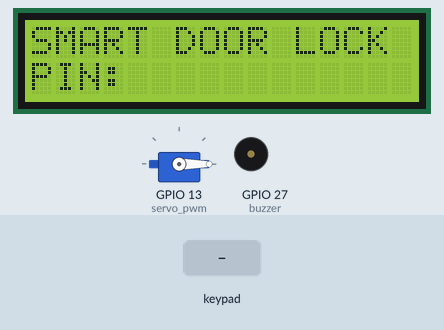
The program below on a simulated ESP32 board running MicroPython. On the bench: 16×2 character LCD, servo, buzzer (waves = sounding). Wiring (from the project's diagram.json): servo on GPIO 13, buzzer on GPIO 27. The inputs (shaded band) are chosen by the test bench. WiFi joins after 1.5 s; requests to the public web service named in the program get a made-up reply in its usual format after 0.4 s (London, UTC, broken clouds, 64 % humidity, 1013 hPa unless stated); servo angles are drawn from the pulse width (0.5 ms = 0°, 2.5 ms = 180°); library files of the repository ran but are not shown: i2c_lcd.py; what the program prints to the serial console is not drawn.

Above: at 3.8 s.
3.9 s: keypad keys 1 2 3 4 # pressed 0.4 s apart
At 7.1 s:
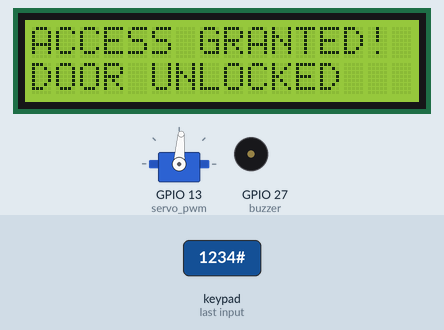
10.4 s: keypad keys 1 2 3 4 A pressed 0.4 s apart
At 13.5 s:
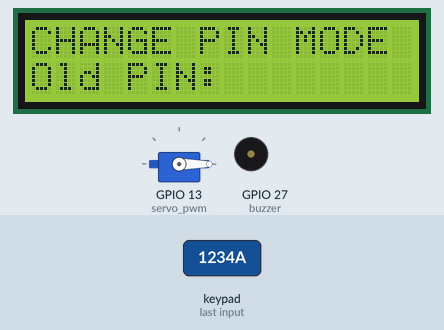
13.9 s: key '#' pressed
At 15.1 s:
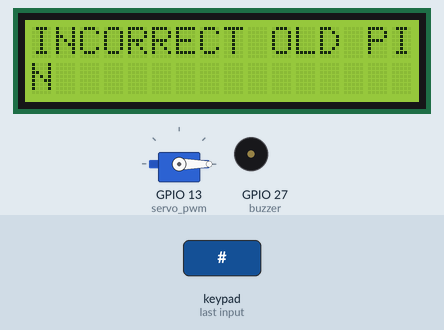
16.9 s: keypad keys 1 3 9 7 # pressed 0.4 s apart
At 20.7 s:
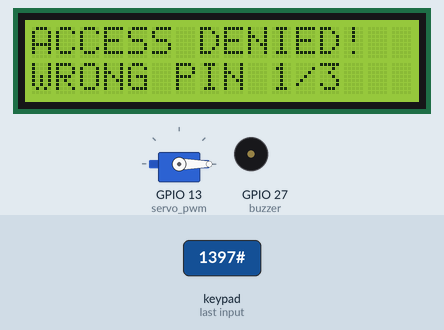
21.0 s: key 'B' pressed
At 21.9 s:
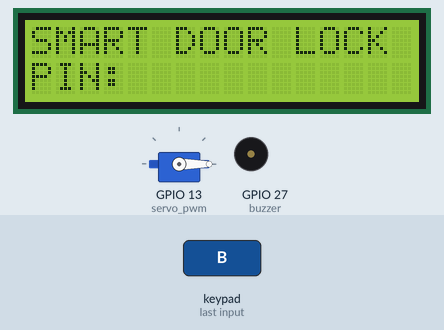
22.7 s: key '1' pressed
At 23.3 s:
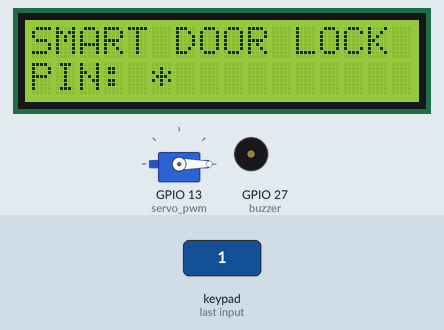
Timing chart, 0 to 25.4 s (numbered marks = the images above; inputs shaded):
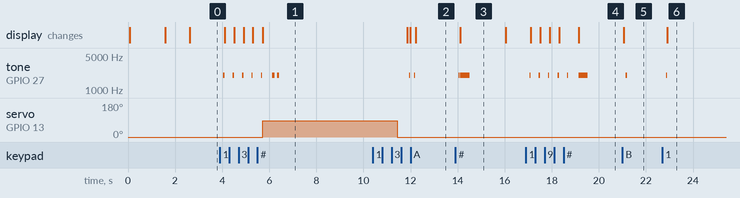

Measured:
- after the input at 3.9 s, tone on GPIO 27 (buzzer): goes 4 × (2000 Hz 0.05 s, silent 0.36 s), 2000 Hz 0.05 s, silent 0.43 s, 2000 Hz 0.10 s, silent 0.10 s, 2000 Hz 0.10 s, then silent, starting after 0.15 s; servo on GPIO 13 (servo_pwm): 0° → 86° after 1.8 s; the display: first changes after 0.20 s (image 1 shows a later state)
- after the input at 10.4 s, tone on GPIO 27 (buzzer): alternates 2000 Hz for 0.05 s and silent for 0.16 s, 4 changes in all, then stays silent, starting after 1.5 s; the display: first differs from a run without the input after 1.6 s (image 2 shows a later state)
- after the input at 13.9 s, tone on GPIO 27 (buzzer): silent → 2000 Hz after 0.15 s, → silent 0.05 s later, → 2000 Hz 0.02 s later, → silent 0.40 s later; the display: changes after 0.22 s (image 3)
- after the input at 16.9 s, tone on GPIO 27 (buzzer): goes 4 × (2000 Hz 0.05 s, silent 0.35 s), 2000 Hz 0.05 s, silent 0.43 s, 2000 Hz 0.40 s, then silent, starting after 0.16 s; the display: first changes after 0.21 s (image 4 shows a later state)
- after the input at 21.0 s, tone on GPIO 27 (buzzer): silent → 2000 Hz after 0.15 s, → silent 0.05 s later
- after the input at 22.7 s, tone on GPIO 27 (buzzer): silent → 2000 Hz after 0.15 s, → silent 0.05 s later; the display: changes after 0.20 s (image 6)
- what the display in image 3 shows lasts 1.9 s, from 14.1 s to 16.0 s

The program:

main.py
```python
import time
import network
import urequests
from machine import Pin, PWM, SoftI2C
from i2c_lcd import I2cLcd

print("==========================================")
print("KHOI DONG SMART DOOR LOCK")
print("==========================================")

# ==============================
# 1. CAU HINH WIFI & THINGSPEAK
# ==============================
WIFI_SSID = "Wokwi-GUEST"
WIFI_PASS = ""
THINGSPEAK_API_KEY = "24XESH4SN7P1YRBU"

# ==============================
# 2. CAU HINH PHAN CUNG
# ==============================
PIN_CODE = "1234"

SERVO_PIN = 13
BUZZER_PIN = 27

ROW_PINS = [19, 18, 5, 17]
COL_PINS = [16, 4, 2, 15]

KEY_MAP = [
    ['1', '2', '3', 'A'],
    ['4', '5', '6', 'B'],
    ['7', '8', '9', 'C'],
    ['*', '0', '#', 'D']
]

# ==============================
# 3. KHOI TAO THIET BI
# ==============================
print("-> Khoi tao Keypad...")

rows = [Pin(p, Pin.OUT, value=1) for p in ROW_PINS]
cols = [Pin(p, Pin.IN, Pin.PULL_UP) for p in COL_PINS]

buzzer = PWM(Pin(BUZZER_PIN), freq=2000) # Đặt tần số âm thanh 2kHz
buzzer.duty(0) # Ban đầu tắt âm thanh (duty = 0)
servo_pwm = PWM(Pin(SERVO_PIN), freq=50)

print("-> Khoi tao I2C va LCD...")

i2c = SoftI2C(
    scl=Pin(22),
    sda=Pin(21),
    freq=100000
)

lcd_addr = 0x27
print("-> Su dung dia chi LCD co dinh:", hex(lcd_addr))

try:
    lcd = I2cLcd(i2c, lcd_addr, 2, 16)
    lcd.backlight()
    lcd.clear()
    lcd.move_to(0, 0)
    lcd.putstr("SMART DOOR LOCK")
    lcd.move_to(0, 1)
    lcd.putstr("SYSTEM INIT...")
    print("-> LCD khoi tao thanh cong")
except Exception as e:
    print("-> Loi khoi tao LCD:", e)

# ==============================
# 4. DIEU KHIEN SERVO
# ==============================
def set_servo_angle(angle):
    angle = max(0, min(180, angle))
    duty_ns = int(500000 + (angle / 180.0) * 1900000)
    servo_pwm.duty_ns(duty_ns)
    print("-> Servo:", angle, "do")

# ==============================
# 5. DIEU KHIEN BUZZER
# ==============================
def beep(duration=0.1):
    buzzer.duty(512) # Bật âm thanh (50% duty cycle)
    time.sleep(duration)
    buzzer.duty(0)   # Tắt âm thanh
# ==============================
# 6. KET NOI WIFI
# ==============================
def connect_wifi():
    wlan = network.WLAN(network.STA_IF)
    wlan.active(True)

    if not wlan.isconnected():
        print("-> Dang ket noi Wi-Fi...")
        lcd.clear()
        lcd.move_to(0, 0)
        lcd.putstr("CONNECTING WIFI")

        try:
            wlan.connect(WIFI_SSID, WIFI_PASS)
            for _ in range(20):
                if wlan.isconnected():
                    break
                time.sleep(0.5)
        except Exception as e:
            print("-> Loi Wi-Fi:", e)

    if wlan.isconnected():
        print("-> Wi-Fi OK:", wlan.ifconfig()[0])
        lcd.clear()
        lcd.move_to(0, 0)
        lcd.putstr("WIFI CONNECTED")
    else:
        print("-> Wi-Fi that bai, chay Offline")
        lcd.clear()
        lcd.move_to(0, 0)
        lcd.putstr("OFFLINE MODE")

    time.sleep(1)

# ==============================
# 7. GUI DU LIEU THINGSPEAK
# ==============================
def send_thingspeak(door_status, alert_status, wrong_count):
    wlan = network.WLAN(network.STA_IF)
    if not wlan.isconnected():
        print("-> Bo qua ThingSpeak: chua co Wi-Fi")
        return

    url = (
        "http://api.thingspeak.com/update"
        "?api_key=" + THINGSPEAK_API_KEY
        + "&field1=" + str(door_status)
        + "&field2=" + str(alert_status)
        + "&field3=" + str(wrong_count)
    )

    response = None
    try:
        response = urequests.get(url)
        result = response.text.strip()
        if result == "0":
            print("-> ThingSpeak chua nhan du lieu")
        else:
            print("-> ThingSpeak da cap nhat:", result)
    except Exception as e:
        print("-> Loi ThingSpeak:", e)
    finally:
        if response is not None:
            response.close()
# ==============================
# 7.1. GUI THONG BAO TELEGRAM (Da sua loi 400)
# ==============================
def send_telegram_alert(message):
    wlan = network.WLAN(network.STA_IF)
    if not wlan.isconnected():
        print("-> Bo qua Telegram: chua co Wi-Fi")
        return

    TELEGRAM_BOT_TOKEN = "8945702797:AAHw8XdGGjrItLIGrk_Me6DX77rmZI3SayI"
    TELEGRAM_CHAT_ID = "8639112484"  # Dãy số ID lấy từ @userinfobot

    # Mã hóa khoảng trắng trong thông báo thành %20 để tránh lỗi URL
    message_encoded = message.replace(" ", "%20")

    url = (
        "https://api.telegram.org/bot" + TELEGRAM_BOT_TOKEN
        + "/sendMessage?chat_id=" + TELEGRAM_CHAT_ID
        + "&text=" + message_encoded
    )

    response = None
    try:
        response = urequests.get(url)
        print("-> Phan hoi tu Telegram:", response.text)
    except Exception as e:
        print("-> Loi gui Telegram chi tiet:", e)
    finally:
        if response is not None:
            response.close()
# ==============================
# 8. DOC BAN PHIM 4x4 (Sua lai chuan)
# ==============================
def scan_keypad():
    for r_idx, row in enumerate(rows):
        row.value(0)  # Kéo hàng xuống mức thấp (Active Low)
        for c_idx, col in enumerate(cols):
            if col.value() == 0:  # Đọc được mức thấp nghĩa là phím được nhấn
                key = KEY_MAP[r_idx][c_idx]
                # Chờ nhả phím
                while col.value() == 0:
                    time.sleep_ms(10)
                row.value(1)
                print("-> Phim duoc nhan:", key)
                return key
        row.value(1)
    return None
# ==============================
# 9. HIEN THI MAN HINH CHO NHAP PIN
# ==============================
def show_home():
    lcd.clear()
    lcd.move_to(0, 0)
    lcd.putstr("SMART DOOR LOCK")
    lcd.move_to(0, 1)
    lcd.putstr("PIN: ")

# ==============================
# 10. CHUONG TRINH CHINH
# ==============================
set_servo_angle(0)
buzzer.duty(0)

connect_wifi()

input_code = ""
failed_attempts = 0

show_home()

print("==========================================")
print("HE THONG SAN SANG")
print("PIN mac dinh: 1234")
print("Nhap PIN, sau do nhan #")
print("Nhan * de xoa PIN")
print("Nhan A de doi PIN")
print("==========================================")

while True:
    key = scan_keypad()

    if key is not None:
        beep(0.05)

        if key == '*':
            input_code = ""
            show_home()
            print("-> Da xoa PIN")
        # --------------------------
        # DOI MAT KHAU (Phim 'A')
        # --------------------------
        elif key == 'A':
            lcd.clear()
            lcd.move_to(0, 0)
            lcd.putstr("CHANGE PIN MODE")
            lcd.move_to(0, 1)
            lcd.putstr("Old PIN: ")

            old_pin = ""
            # Vòng lặp nhỏ để nhập mã PIN cũ
            while True:
                k = scan_keypad()
                if k is not None:
                    beep(0.05)
                    if k == '*':
                        old_pin = ""
                        lcd.move_to(9, 1)
                        lcd.putstr("    ")
                        lcd.move_to(9, 1)
                    elif k == '#':
                        break
                    elif k.isdigit() and len(old_pin) < 4:
                        old_pin += k
                        lcd.putstr("*")
                time.sleep_ms(20)

            # Kiểm tra mật khẩu cũ
            if old_pin == PIN_CODE:
                lcd.clear()
                lcd.move_to(0, 0)
                lcd.putstr("Enter New PIN:")
                lcd.move_to(0, 1)
                lcd.putstr("PIN: ")

                new_pin = ""
                # Vòng lặp nhỏ để nhập mã PIN mới
                while True:
                    k = scan_keypad()
                    if k is not None:
                        beep(0.05)
                        if k == '*':
                            new_pin = ""
                            lcd.move_to(5, 1)
                            lcd.putstr("    ")
                            lcd.move_to(5, 1)
                        elif k == '#':
                            if len(new_pin) == 4:
                                break
                            else:
                                lcd.clear()
                                lcd.putstr("Must be 4 digits")
                                time.sleep(1.5)
                                lcd.clear()
                                lcd.putstr("Enter New PIN:")
                                lcd.move_to(0, 1)
                                lcd.putstr("PIN: ")
                                new_pin = ""
                        elif k.isdigit() and len(new_pin) < 4:
                            new_pin += k
                            lcd.putstr("*")
                    time.sleep_ms(20)

                # Cập nhật mật khẩu mới
                PIN_CODE = new_pin
                print("-> Da doi PIN thanh cong:", PIN_CODE)

                lcd.clear()
                lcd.move_to(0, 0)
                lcd.putstr("PIN CHANGED!")
                lcd.move_to(0, 1)
                lcd.putstr("SUCCESSFUL")

                beep(0.1)
                time.sleep(0.1)
                beep(0.1)
                time.sleep(2)
            else:
                print("-> Sai PIN cu, huy doi PIN")
                lcd.clear()
                lcd.move_to(0, 0)
                lcd.putstr("INCORRECT OLD PIN")
                beep(0.4)
                time.sleep(1.5)

            # Trở về màn hình chính
            input_code = ""
            show_home()
        elif key == '#':
            if len(input_code) == 0:
                print("-> Vui long nhap PIN")
                show_home()
                continue

            if input_code == PIN_CODE:
                failed_attempts = 0
                lcd.clear()
                lcd.move_to(0, 0)
                lcd.putstr("ACCESS GRANTED!")
                lcd.move_to(0, 1)
                lcd.putstr("DOOR UNLOCKED")

                print("-> PIN DUNG: MO CUA 5 GIAY")
                set_servo_angle(90)
                send_thingspeak(door_status=1, alert_status=0, wrong_count=0)

                beep(0.1)
                time.sleep(0.1)
                beep(0.1)
                time.sleep(5)

                set_servo_angle(0)
                send_thingspeak(door_status=0, alert_status=0, wrong_count=0)

                input_code = ""
                show_home()

            else:
                failed_attempts += 1
                print("-> PIN SAI:", failed_attempts, "/3")
                send_telegram_alert("Canh bao: Nhap sai ma PIN lan " + str(failed_attempts) + "/3!")
                lcd.clear()
                lcd.move_to(0, 0)
                lcd.putstr("ACCESS DENIED!")
                lcd.move_to(0, 1)
                lcd.putstr("WRONG PIN " + str(failed_attempts) + "/3")

                beep(0.4)
                time.sleep(1.5)

                if failed_attempts >= 3:
                    print("-> CANH BAO: SAI PIN 3 LAN")
                    lcd.clear()
                    lcd.move_to(0, 0)
                    lcd.putstr("SYSTEM LOCKED!")
                    lcd.move_to(0, 1)
                    lcd.putstr("ALERT SENT!")
                    # Gửi cảnh báo khẩn cấp qua Telegram
                    send_telegram_alert("KHAN CAP: He thong da bi khoa do nhap sai PIN 3 lan lien tiep!")
                    send_thingspeak(door_status=0, alert_status=1, wrong_count=failed_attempts)

                    for _ in range(15):
                        beep(0.3)
                        time.sleep(0.2)

                    time.sleep(5)
                    failed_attempts = 0

                input_code = ""
                show_home()

        elif key.isdigit():
            if len(input_code) < 4:
                input_code += key
                lcd.move_to(5 + len(input_code) - 1, 1)
                lcd.putstr("*")
                print("-> So ky tu PIN:", len(input_code))

        else:
            print("-> Phim chuc nang khong duoc ho tro")

    time.sleep_ms(20)
```
